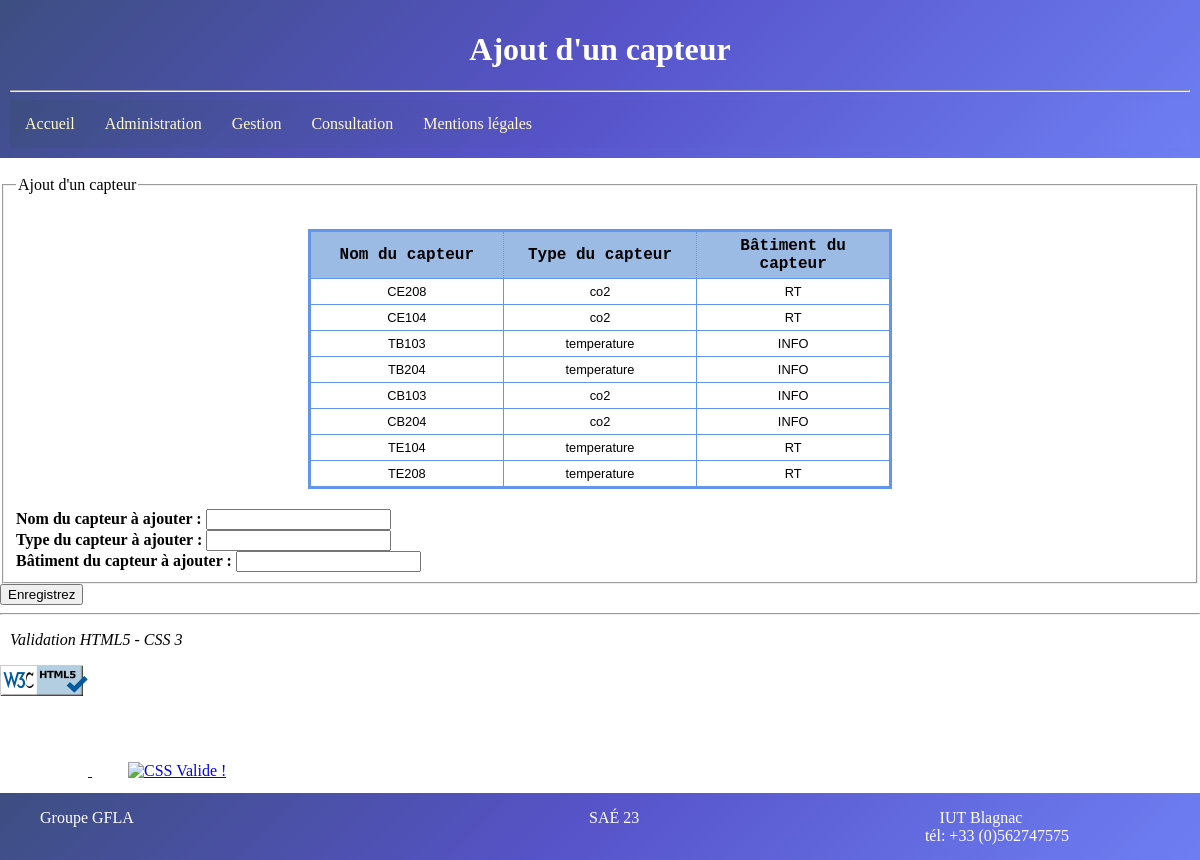
The app's page /ajout_capt.php (signed in) with its own data.
### tables this page shows
CREATE TABLE IF NOT EXISTS `CAPTEUR` (
`CAPT_ID` int(5) NOT NULL,
  `CAPT_NOM` varchar(15) NOT NULL,
  `CAPT_TYPE` varchar(15) NOT NULL,
  `BAT_NOM` varchar(15) NOT NULL
);

### ajout_capt.php (the view, shortened to what this page needs)
<!DOCTYPE html>
	<html lang="fr">
 	<head>
 		<link rel="stylesheet" type="text/css" href="./styles/style.css" />
 	</head>
 	<body>
 		<header>
   			<h1> Ajout d'un capteur </h1>
   			<hr>
			<nav class="navbar" >
    		<ul>
		   		<li><a href="./index.html" class="first">Accueil</a></li>
				<li><a href="./login_admin.php">Administration</a></li>
		   		<li><a href="./login_gest.php">Gestion</a></li>
		   		<li><a href="./consultation.php">Consultation</a></li>
		   		<li><a href="./mentions_legales.html" class="last">Mentions l&eacute;gales</a></li>
    		</ul>
   			</nav>
   		</header>
		<section>
			<br />
			<form action="ajoutcapt.php" method="post" enctype="multipart/form-data">
				<fieldset>
					<legend> Ajout d'un capteur </legend>
					<?php
						echo "<table> <th> Nom du capteur </th> <th> Type du capteur </th> <th> B&acirc;timent du capteur </th>";
						include ("SAE23.php");
						$requete = " SELECT * FROM `CAPTEUR`";
						$resultat = mysqli_query($id_bd, $requete)
							or die ("Execution de la requete impossible : $requete");
						while($ligne=mysqli_fetch_assoc($resultat))
				 		{
							extract($ligne);
							echo "<tr> <td> $CAPT_NOM </td> <td> $CAPT_TYPE </td> <td> $BAT_NOM </td> </tr>";
						}
						echo "</table>";
					?>
					<label for="Nom"><strong>  Nom du capteur &agrave;  ajouter : </strong></label>
					<input type="text" name="Nom_Capt" id ="Nom" />
					<br />
					<label for="Type"><strong>  Type du capteur &agrave;  ajouter : </strong></label>
					<input type="text" name="Type_Capt" id ="Type" />
					<br />
					<label for="Bat"><strong>  Bâtiment du capteur &agrave; ajouter : </strong></label>
					<input type="text" name="Bat_Capt" id ="Bat" />
				</fieldset>
				<div class="valid">
					<input type="submit" value="Enregistrez" />
				</div>
			</form>
		</section>
  		<footer>
    		<ul>
				<li>Groupe GFLA</li>
				<li>SAÉ 23</li>
				<li>IUT Blagnac&nbsp;&nbsp;&nbsp;&nbsp;&nbsp;&nbsp;&nbsp;&nbsp; <br> tél: +33 (0)562747575</li>
			</ul>
  		</footer>
  		<aside>
			<hr />
			<p><em> Validation HTML5 - CSS 3 </em></p>
			<a href="https://validator.w3.org/#validate_by_input" target="_blank">
				<img src="./images/html5-validator-badge-blue.png" alt="HTML5 Valide !" />
			</a>
			<a href="https://jigsaw.w3.org/css-validator/#validate_by_input" target="_blank">
				<img src="http://jigsaw.w3.org/css-validator/images/vcss-blue" alt="CSS Valide !" />
			</a>
		</aside>
  	</body>
</html>

### styles/style.css (style rules this page uses)
header { top: 0; left: 0; width: auto; background: linear-gradient(-225deg, #3D4E81 0%, #5753C9 48%, #6E7FF3 100%) ; color : white; text-align: center; margin-top: 0px; margin-left:0px; margin-right:0px; padding-top: 10px; padding:10px }
body { padding:0; margin:0; }
nav ul { list-style-type: none; margin: 0; padding: 0; overflow: hidden; background: linear-gradient(-225deg, #3D4E81 0%, #5753C9 48%, #6E7FF3 100%); }
nav ul li { float:left; color: #FFFACC; }
nav ul li a { display: block; color: #FFFACC; padding: 15px; text-align: center; text-decoration: none; }
aside a img { border:0; width:88px; height:31px; padding-bottom: 80px; }
footer { position: fixed; left: 0; bottom: 0; width: 100%; padding-bottom: 15px; background: linear-gradient(-225deg, #3D4E81 0%, #5753C9 48%, #6E7FF3 100%) ; color: white; text-align: center; }
footer ul li { float: left; width:33%; list-style-type: none; }
footer ul li:first-child { text-align: left; }
table { border:3px solid #6495ed; border-collapse:collapse; width:50%; margin: auto; margin-bottom: 20px; margin-top: 30px; }
th { font-family:monospace; border:1px dotted #6495ed; padding:5px; background-color:#9cbbe4; width:25%; font-size: 16px; }
td { font-family:sans-serif; font-size:80%; border:1px solid #6495ed; padding:5px; text-align:center; }
h2, h3, p { padding-left: 10px; }

### records on screen
capteur: CAPT_NOM "CE208", CAPT_TYPE "co2", BAT_NOM "RT"
capteur: CAPT_NOM "CE104", CAPT_TYPE "co2", BAT_NOM "RT"
capteur: CAPT_NOM "TB103", CAPT_TYPE "temperature", BAT_NOM "INFO"
capteur: CAPT_NOM "TB204", CAPT_TYPE "temperature", BAT_NOM "INFO"
capteur: CAPT_NOM "CB103", CAPT_TYPE "co2", BAT_NOM "INFO"
capteur: CAPT_NOM "CB204", CAPT_TYPE "co2", BAT_NOM "INFO"
capteur: CAPT_NOM "TE104", CAPT_TYPE "temperature", BAT_NOM "RT"
capteur: CAPT_NOM "TE208", CAPT_TYPE "temperature", BAT_NOM "RT"
